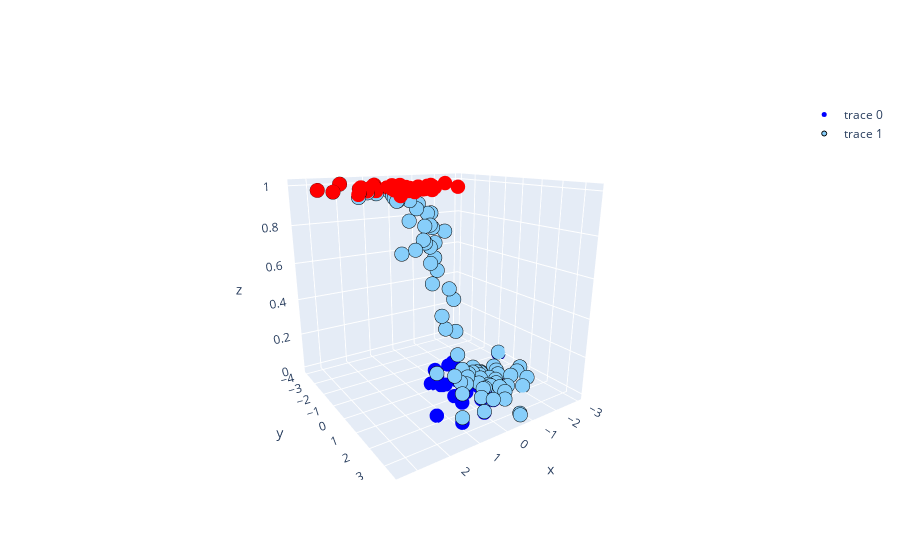

The cell this chart's notebook holds for it:
### Code cell
fig = go.Figure(data=[go.Scatter3d(x=x2[:,0], y=x2[:,1], z=y2, marker=dict(colorscale='picnic',color=y2, size=5),     mode='markers')],layout=dict(height=800))
fig.add_trace(go.Scatter3d(x=x2[:,0], y=x2[:,1], z=lrsk2.predict_proba(x2)[:,1],mode='markers',marker=dict(color='rgba(135, 206, 250,1)', size=5,line=dict(color='Black', width=1  ))) )

fig.show()
